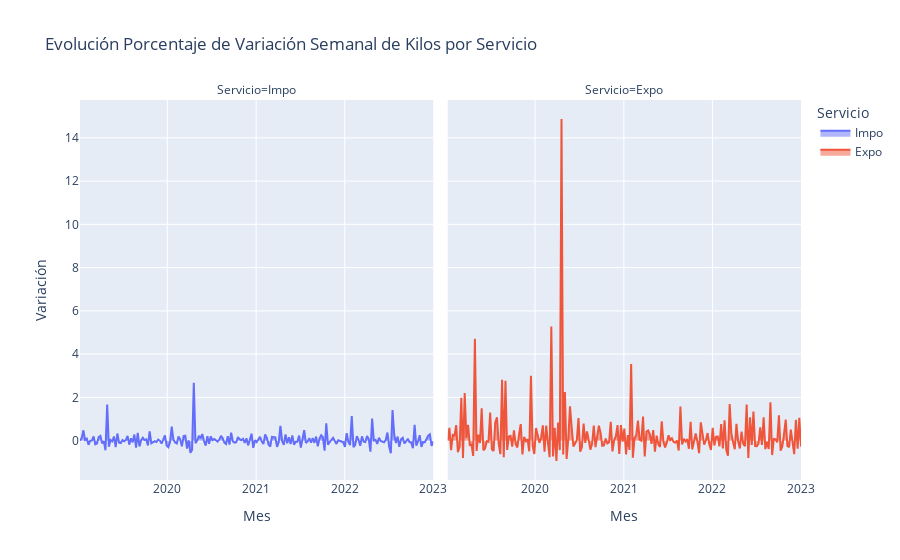

Notebook source saved alongside this figure:
### Markdown cell above
#### Porcentaje de Variación semanal <a id='7'></a>

### Code cell
df_aumento_semanal = df_guias_impo_group_semanal[['Guias_Peso']].pct_change()
df_aumento_semanal.rename(columns={'Guias_Peso': 'Impo'}, inplace=True)
df_aumento_semanal['Expo']= df_guias_expo_group_semanal[['Guias_Peso']].pct_change()

df_aumento_semanal.rename_axis('Servicio', axis=1, inplace=True)


fig = px.area(df_aumento_semanal, facet_col="Servicio", 
              facet_col_wrap=2, 
              title = 'Evolución Porcentaje de Variación Semanal de Kilos por Servicio', 
              labels={
                     "Guias_Fecha": "Mes",
                     "value": "Variación",
                 },)
fig.show()

### Figure 1 — Plotly figure (JSON) as saved in the notebook; plotly's stock layout.template omitted (floating-point values rounded to 4 significant figures; data arrays with more than 128 entries replaced by an {"elided": "..."} marker saying what was removed)
{"data": [{"fillpattern": {"shape": ""}, "hovertemplate": "Servicio=Impo<br>Mes=%{x}<br>Variación=%{y}<extra></extra>", "legendgroup": "Impo", "line": {"color": "#636efa"}, "marker": {"symbol": "circle"}, "mode": "lines", "name": "Impo", "orientation": "v", "showlegend": true, "stackgroup": "1", "type": "scatter", "x": {"elided": "209 str values"}, "xaxis": "x", "y": {"elided": "209 float values"}, "yaxis": "y"}, {"fillpattern": {"shape": ""}, "hovertemplate": "Servicio=Expo<br>Mes=%{x}<br>Variación=%{y}<extra></extra>", "legendgroup": "Expo", "line": {"color": "#EF553B"}, "marker": {"symbol": "circle"}, "mode": "lines", "name": "Expo", "orientation": "v", "showlegend": true, "stackgroup": "1", "type": "scatter", "x": {"elided": "209 str values"}, "xaxis": "x2", "y": {"elided": "209 float values"}, "yaxis": "y2"}], "layout": {"annotations": [{"font": {}, "showarrow": false, "text": "Servicio=Impo", "x": 0.245, "xanchor": "center", "xref": "paper", "y": 1, "yanchor": "bottom", "yref": "paper"}, {"font": {}, "showarrow": false, "text": "Servicio=Expo", "x": 0.755, "xanchor": "center", "xref": "paper", "y": 1, "yanchor": "bottom", "yref": "paper"}], "legend": {"title": {"text": "Servicio"}, "tracegroupgap": 0}, "title": {"text": "Evolución Porcentaje de Variación Semanal de Kilos por Servicio"}, "xaxis": {"anchor": "y", "domain": [0, 0.49], "title": {"text": "Mes"}}, "xaxis2": {"anchor": "y2", "domain": [0.51, 1], "matches": "x", "title": {"text": "Mes"}}, "yaxis": {"anchor": "x", "domain": [0, 1], "title": {"text": "Variación"}}, "yaxis2": {"anchor": "x2", "domain": [0, 1], "matches": "y", "showticklabels": false}}}
